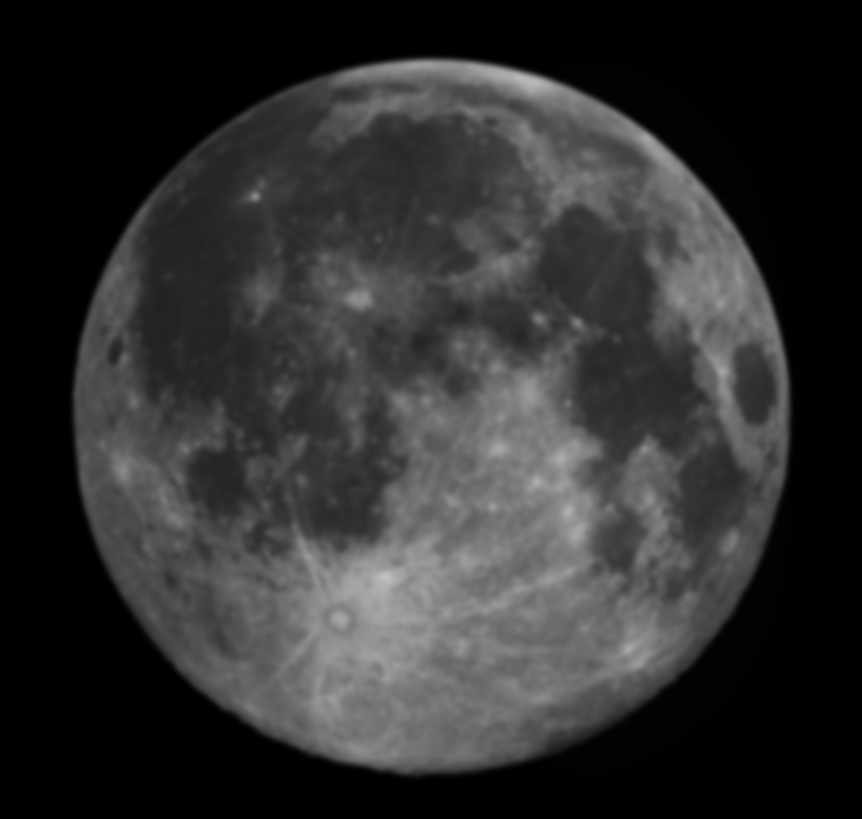
%> input picture Matlab-image-processing/image_1.jpg, 862 x 819 px, shrunk from 2580 x 2452 before the run
$ octave '3_Luminosit_ transformations_&_Histogram_EQ.m'   (GNU Octave 9; MATLAB toolbox functions it lacks are replaced by stand-ins)
%> lines starting %> are read from the running program, lines starting %| are printed output that depends on the picture
%% 1 Яркостные преобразования
clear; clc;
%Загрузить в рабочую среду image_1.jpg своего варианта
image = imread('D:\Рабочий стол\Matlab\image_1.jpg');
%> image is the input picture: size 819x862 uint8; min 0, max 193, mean 47.9
% Продемонстрировать гистограмму загруженного изображения
Hist = histeq(image);
imshow(Hist);
% Подобрать параметры функции imjust таким образом, чтобы остались лишь кости (при возможности)
% Перевести изображение в негатив
imageNegativity = imadjust(image, [0.2, 0.9], [1, 0])
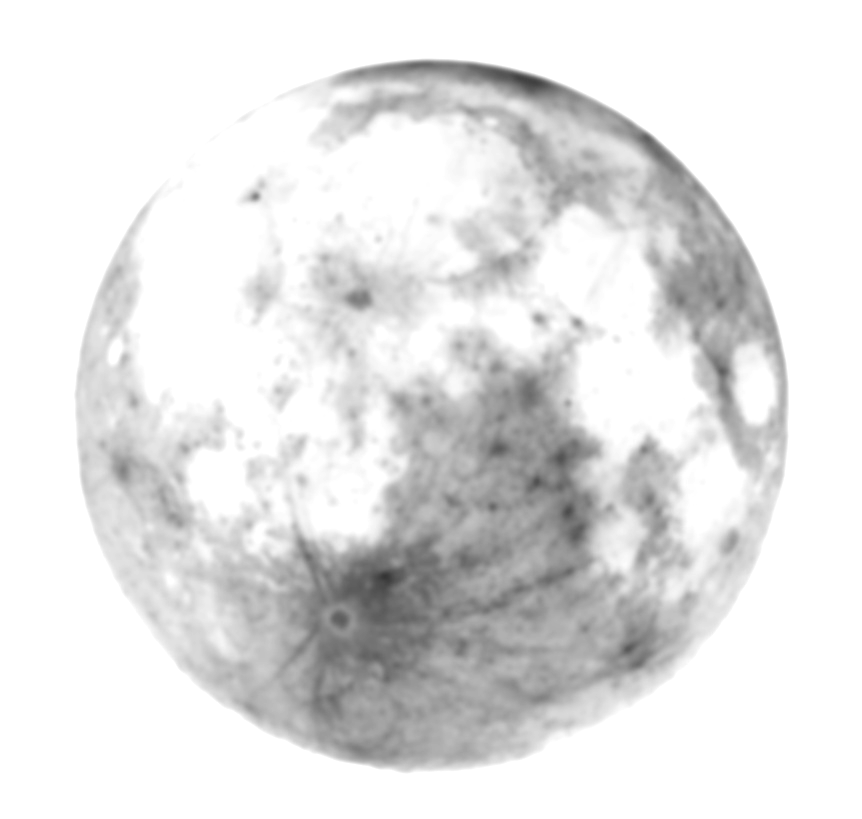
%> imageNegativity: size 819x862 uint8; min 52, max 255, mean 227.7
imshow(imageNegativity);


%% 2 Гистограммная эквализация
clear; clc
% Загрузить в рабочую среду image_2_1.jpg своего варианта.
% Продемонстрировать гистограмму загруженного изображения
image = rgb2gray(imread('D:\Рабочий стол\Matlab\image_2_1.jpg'));
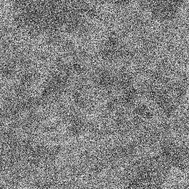
%> input picture Matlab-image-processing/image_2_1.JPG, 189 x 189 px, shrunk from 565 x 565 before the run
%> image is the input picture: size 189x189 uint8; min 9, max 244, mean 129.3
Hist = histeq(image);
%> Hist: size 189x189 uint8
imshow(Hist);
%% Воспользоваться гистограммной эквализацией и продемонстрировать результат
image = rgb2gray(imread('D:\Рабочий стол\Matlab\image_2_1.jpg'));
Hist = histeq(image);
imhist(Hist)
%> figure, not shown here; highest point at x = 121, y = 821

%% Повторить для изображения 2
image = rgb2gray(imread('D:\Рабочий стол\Matlab\image_2_2.jpg'));
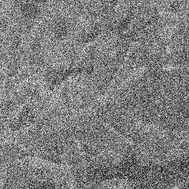
%> input picture Matlab-image-processing/image_2_2.JPG, 189 x 189 px, shrunk from 565 x 565 before the run
%> image is the input picture: size 189x189 uint8; min 3, max 244, mean 125.8
Hist = histeq(image);
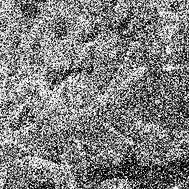
%> Hist: size 189x189 uint8; min 0, max 255, mean 126.6; mean of the top-left, top-right, bottom-left and bottom-right quarters 141.6, 125.9, 132.9, 106.6
imshow(Hist);
%% Гистрограммная эквализацмя для изображения 2
image = rgb2gray(imread('D:\Рабочий стол\Matlab\image_2_2.jpg'));
Hist = histeq(image);
imhist(Hist)
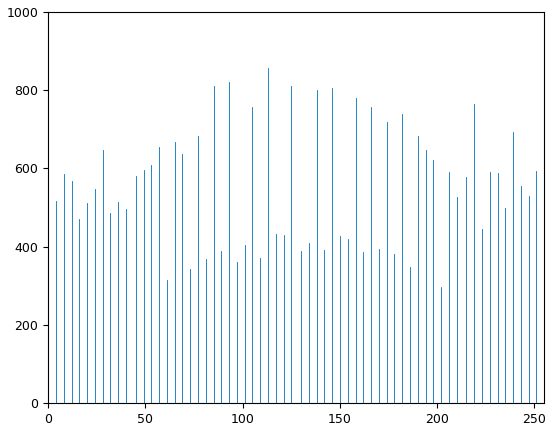
%> figure redrawn from the program's plot data; highest point at x = 113, y = 857

%% Повторить для изображения 3
image = rgb2gray(imread('D:\Рабочий стол\Matlab\image_2_3.jpg'));
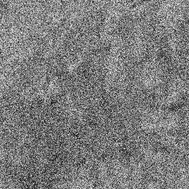
%> input picture Matlab-image-processing/image_2_3.JPG, 189 x 189 px, shrunk from 565 x 565 before the run
%> image is the input picture: size 189x189 uint8; min 11, max 254, mean 123.9
Hist = histeq(image);
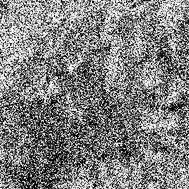
%> Hist: size 189x189 uint8; min 0, max 255, mean 126.6; mean of the top-left, top-right, bottom-left and bottom-right quarters 141.9, 135.8, 105.9, 122.9
imshow(Hist);
%% Гистрограммная эквализацмя для изображения 3
image = rgb2gray(imread('D:\Рабочий стол\Matlab\image_2_3.jpg'));
Hist = histeq(image);
imhist(Hist)
%> figure, not shown here; highest point at x = 210, y = 840
% Объяснить, почему результаты гистограммной эквализации имеют получившееся качество.
% Т.к. мы расширяем динамический диапазон, можно увидеть детали, скрытые
% ранее. Особенно хорошо это видно на затемненном изображении.
